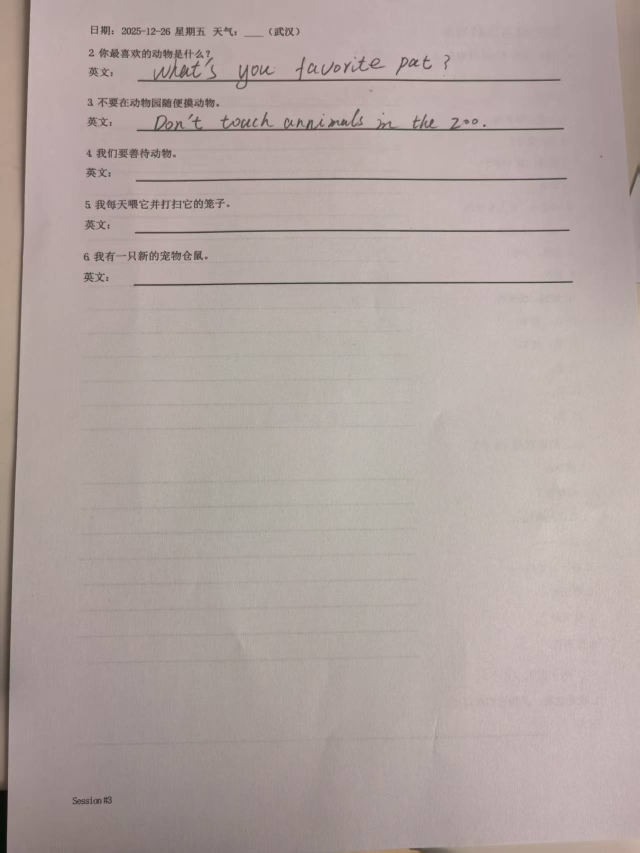
#> input picture tests/fixtures/input_1.jpg, 1279 x 1706 px (shown at 1/2 size)
$ python -i mark_detect.py   (imports and definitions only)
#> lines starting #> are read from the running program, lines starting #| are printed output that depends on the picture; after the words box and inside, x2 and y2 are one past the last pixel; in counts of white or black regions, pixels touching at a corner belong together
#> further down, picture is the input picture: shape (1706, 1279, 3); mean B, G, R 160.5, 164, 177
"""
Detect parent markings on a printed dictation sheet photo.

MVP assumption (to reduce OCR pressure):
- Parent only marks WRONG items using red pen (× / circle / underline) near the answer line.
- Correct items are left unmarked.
- We warp the photo to an A4-like rectangle, then sample fixed ROIs based on our PDF layout.
"""
from __future__ import annotations

from dataclasses import dataclass
from typing import List, Tuple

import cv2
import numpy as np


A4_W_MM = 210.0
A4_H_MM = 297.0


@dataclass
class MarkPrediction:
    position: int
    is_correct: bool
    confidence: float
    red_ratio: float


# [10 lines left out: function _order_points, not called in this run]


def _warp_to_a4(img_bgr: np.ndarray, target_w: int = 1240) -> np.ndarray:
#> called with target_w = 1240
    target_h = int(round(target_w * (A4_H_MM / A4_W_MM)))
    gray = cv2.cvtColor(img_bgr, cv2.COLOR_BGR2GRAY)
    gray = cv2.GaussianBlur(gray, (5, 5), 0)
    edges = cv2.Canny(gray, 50, 150)
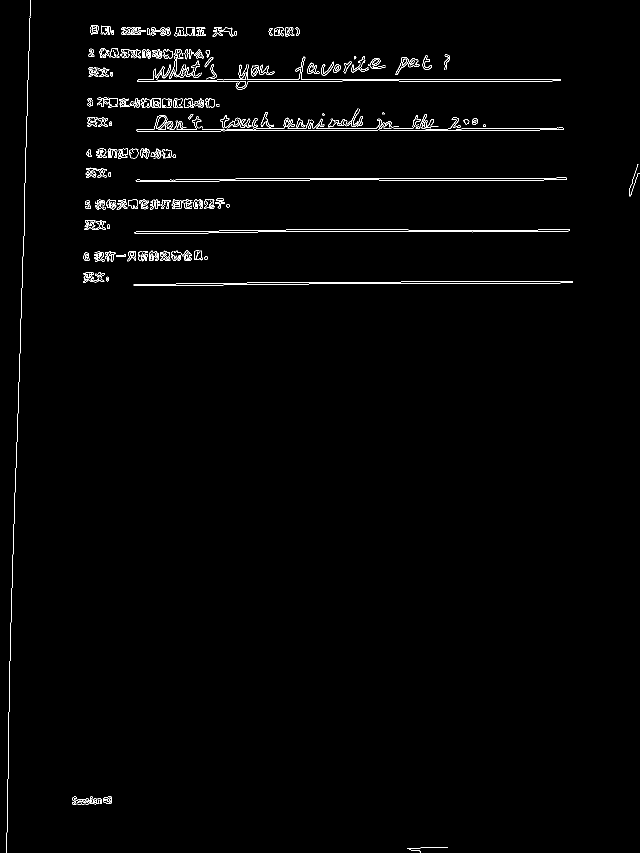
#> edges: shape (1706, 1279) (shown at 1/2 size); 1.2% white in thin lines or dots

    cnts, _ = cv2.findContours(edges, cv2.RETR_LIST, cv2.CHAIN_APPROX_SIMPLE)
#> cnts = 410 contours, 178 with area under 20; largest, box (x1, y1, x2, y2) and area: (271, 355, 1134, 364) 2939, (272, 355, 1134, 364) 2937, (267, 562, 1146, 572) 2914, (268, 562, 1146, 572) 2910, (269, 458, 1140, 468) 2890
    cnts = sorted(cnts, key=cv2.contourArea, reverse=True)[:10]
#> cnts = 10 contours; largest, box (x1, y1, x2, y2) and area: (271, 355, 1134, 364) 2939, (272, 355, 1134, 364) 2937, (267, 562, 1146, 572) 2914, (268, 562, 1146, 572) 2910, (269, 458, 1140, 468) 2890

    doc = None
    for c in cnts:
        peri = cv2.arcLength(c, True)
        approx = cv2.approxPolyDP(c, 0.02 * peri, True)
        if len(approx) == 4:
            doc = approx.reshape(4, 2)
            break
#> this loop made 10 passes
#> (peri, approx) on passes 1 to 6: (1737.9, [[1133, 356], [271, 360]]), (1734.8, [[1133, 356], [272, 362]]), (1767.2, [[1145, 562], [267, 571]]), (1762.6, [[1145, 563], [268, 570]]), (1753.1, [[1139, 459], [269, 466]]), (1750.8, [[1139, 460], [269, 465]])
#> peri on passes 7 to 10: 190, 217.7, 189.4, 197.2

    if doc is None:
        # fallback: just resize (no warp). Still usable if photo is neat.
        return cv2.resize(img_bgr, (target_w, target_h))
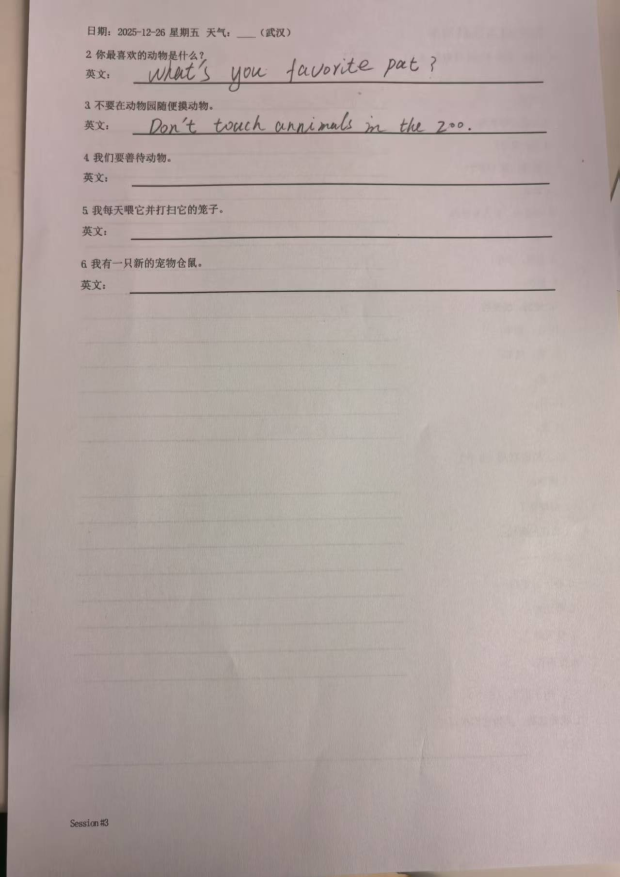
#> returned value: shape (1754, 1240, 3) (shown at 1/2 size); mean of channels 0, 1, 2 160.4, 163.9, 176.9; drawn as B, G, R

    rect = _order_points(doc.astype("float32"))
    dst = np.array([[0, 0], [target_w - 1, 0], [target_w - 1, target_h - 1], [0, target_h - 1]], dtype="float32")
    M = cv2.getPerspectiveTransform(rect, dst)
    warped = cv2.warpPerspective(img_bgr, M, (target_w, target_h))
    return warped


# [86 lines left out: functions _red_mask, detect_marks_on_practice_sheet, not called in this run]

>>> import cv2
>>> picture = cv2.imread('../../tests/fixtures/input_1.jpg')
>>> result = _warp_to_a4(picture)

$ run again, on tests/fixtures/input_2.jpg
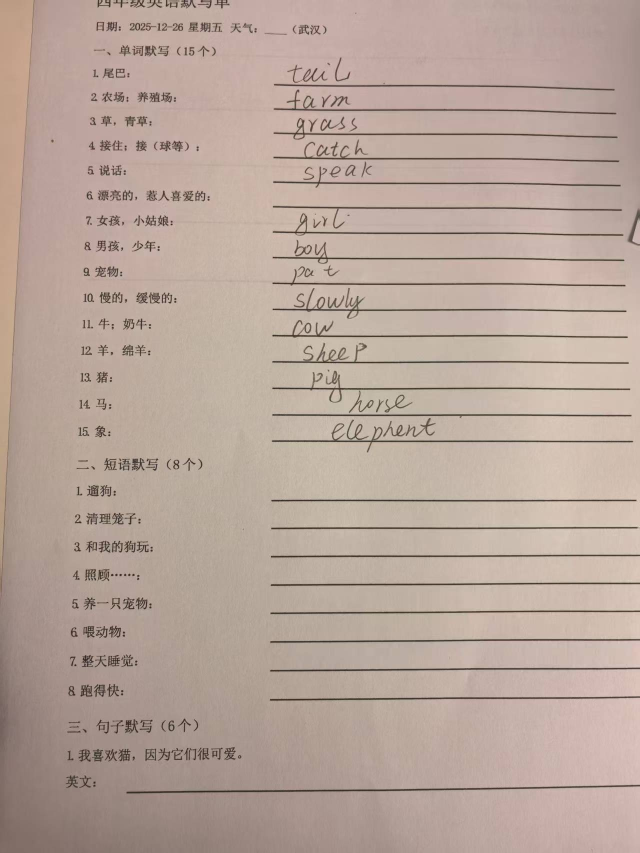
#> input picture tests/fixtures/input_2.jpg, 1279 x 1706 px (shown at 1/2 size)
#> picture is the input picture: shape (1706, 1279, 3); mean B, G, R 154.8, 165.2, 184.1
#> in _warp_to_a4, `edges = cv2.Canny(gray, 50, 150)`:
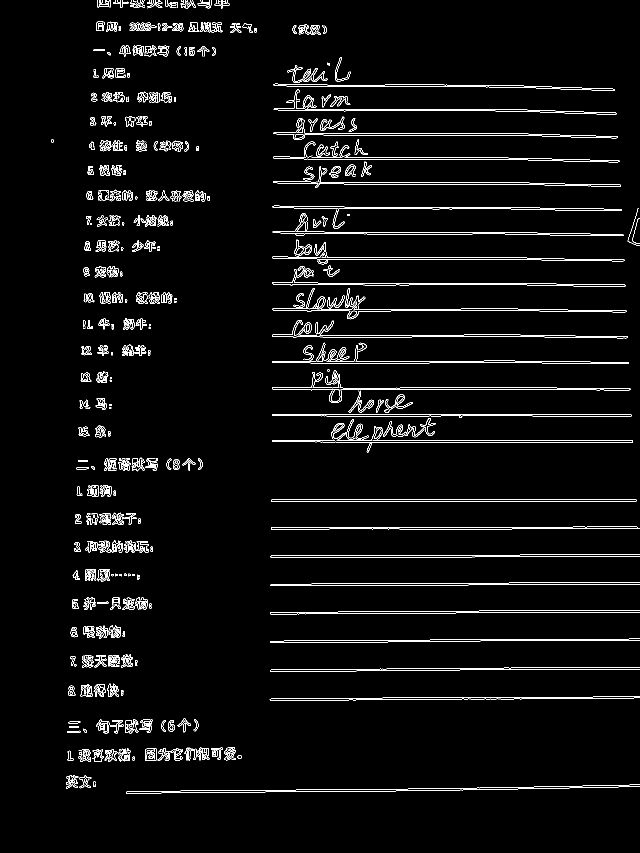
#> edges: shape (1706, 1279) (shown at 1/2 size); 3.2% white in thin lines or dots, all inside (x1, y1, x2, y2) = (102, 0, 1279, 1587)
#> in _warp_to_a4, `cnts, _ = cv2.findContours(edges, cv2.RETR_LIST, cv2.CHAIN_APPROX_SIMP..`: cnts = 1079 contours, 554 with area under 20; largest, box (x1, y1, x2, y2) and area: (542, 1053, 1279, 1059) 2627, (542, 1053, 1276, 1059) 2624, (542, 999, 1273, 1004) 2406, (543, 999, 1273, 1004) 2402, (546, 332, 1242, 376) 2401
#> in _warp_to_a4, `cnts = sorted(cnts, key=cv2.contourArea, reverse=True)[:10]`: cnts = 10 contours; largest, box (x1, y1, x2, y2) and area: (542, 1053, 1279, 1059) 2627, (542, 1053, 1276, 1059) 2624, (542, 999, 1273, 1004) 2406, (543, 999, 1273, 1004) 2402, (546, 332, 1242, 376) 2401
#> the loop in _warp_to_a4, `for c in cnts:` made 5 passes
#> (peri, doc) on pass 5: (1483.1, [[546, 363], [1241, 372], [641, 364], [641, 332]])
#> s = [909, 1613, 1005, 973]
#> diff = [-183, -869, -277, -309]
#> rect = [[546, 363], [1241, 372], [1241, 372], [546, 363]]
#> M = [[-2.93e-05, 0.00226, -0.805], [-2.16e-05, 0.00167, -0.593], [1.03e-08, -7.99e-07, 0.000284]]
#> in _warp_to_a4, `warped = cv2.warpPerspective(img_bgr, M, (target_w, target_h))`:
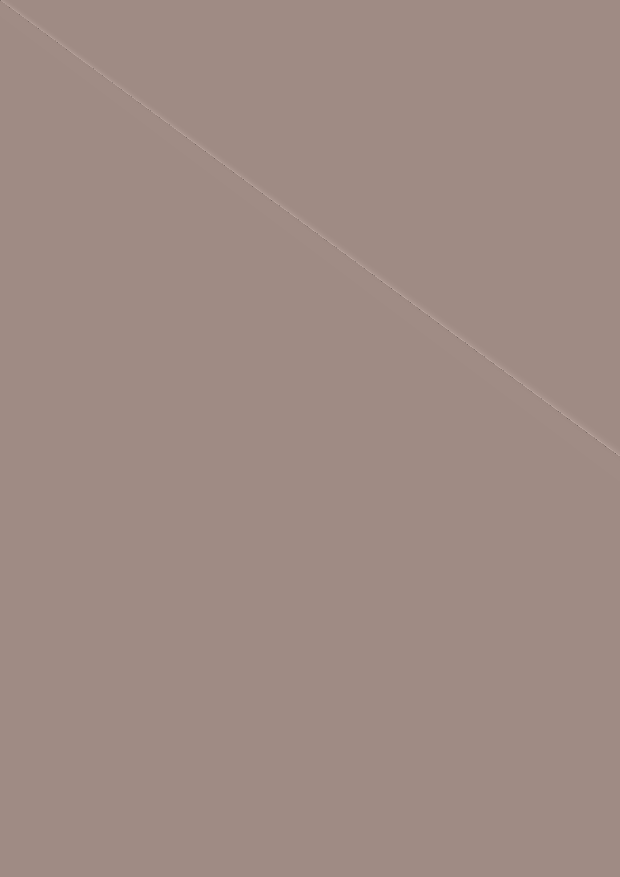
#> warped: shape (1754, 1240, 3) (shown at 1/2 size); mean B, G, R 132.1, 139.1, 159.1
